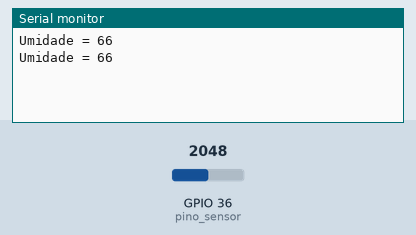
Bench run of a sketch on a simulated ESP32. On the bench: the last lines printed to the serial monitor. The inputs (shaded band) are chosen by the test bench; at power-on: GPIO 36 (pino_sensor) = 2048.

Above: at 1.8 s.
1.9 s: GPIO 36 (pino_sensor) set to 2866
At 2.8 s:
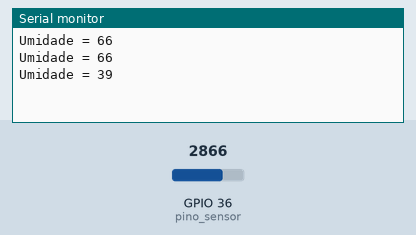
3.4 s: GPIO 36 (pino_sensor) set to 3603
At 4.7 s:
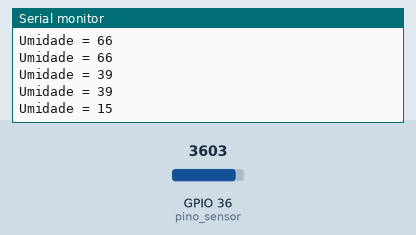
Timing chart, 0 to 6.4 s (numbered marks = the images above; inputs shaded):
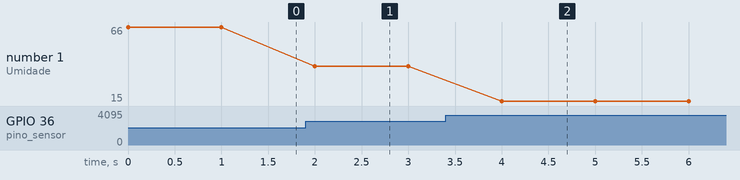

Measured:
- after the input at 1.9 s, the serial monitor: prints a new line after 0.10 s (image 1)
- after the input at 3.4 s, the serial monitor: prints a new line after 0.60 s (image 2)
- plotted number 1: 66 → 39 after the input at 1.9 s, 39 → 15 after the input at 3.4 s

The sketch:

refiz_medir_umidade_solo.ino
```cpp
#define pino_sensor 36

int valor,valor_porcentagem;

void setup() {
  Serial.begin(9600);
  pinMode (pino_sensor,INPUT);
}

void loop() {
  valor = analogRead (pino_sensor);
  valor_porcentagem = map (valor,4095,1000,0,100);
  Serial.print("Umidade = ");
  Serial.println(valor_porcentagem);
  delay (1000);
}
```
